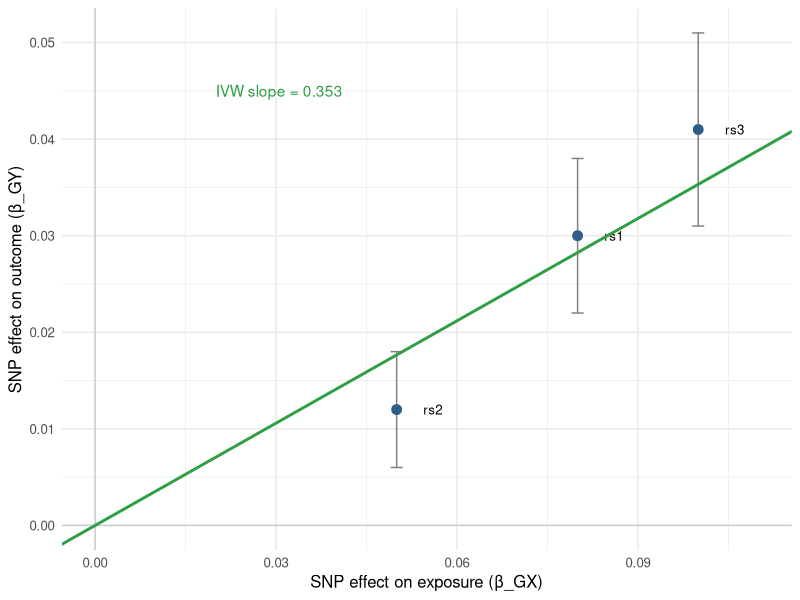
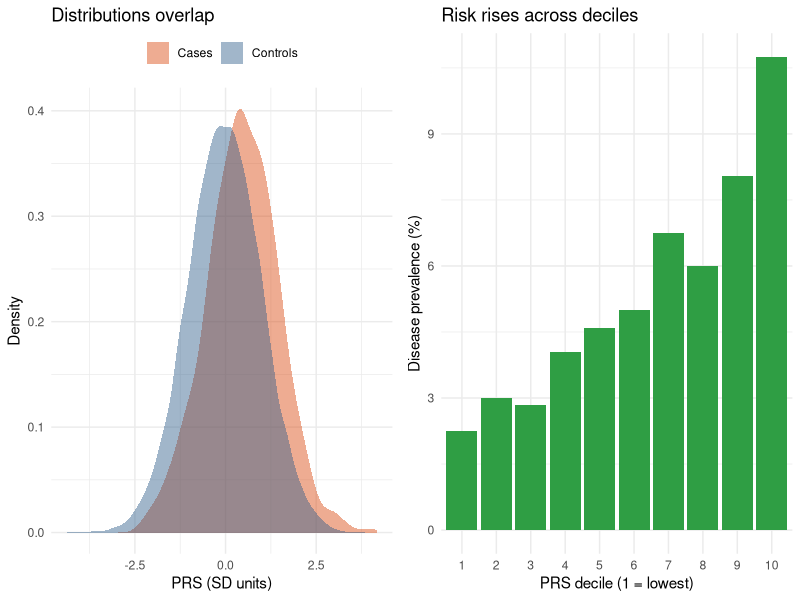

The R source for these figures, in order:
## ---- chunk 1
#| include: false
library(ggplot2)
## ---- chunk 2
#| echo: false
#| fig-width: 6
#| fig-height: 3.8
#| fig-cap: "The slides' three SNPs as an MR scatter plot (±1 SE of the outcome). The IVW estimate is the slope of the weighted line through the origin."
slide_snps <- data.frame(
  snp = c("rs1", "rs2", "rs3"),
  beta_exposure = c(0.08, 0.05, 0.10),
  beta_outcome  = c(0.030, 0.012, 0.041),
  se_outcome    = c(0.008, 0.006, 0.010)
)
ivw_slope <- sum(slide_snps$beta_exposure * slide_snps$beta_outcome / slide_snps$se_outcome^2) /
  sum(slide_snps$beta_exposure^2 / slide_snps$se_outcome^2)
ggplot(slide_snps, aes(beta_exposure, beta_outcome)) +
  geom_hline(yintercept = 0, colour = "grey80") +
  geom_vline(xintercept = 0, colour = "grey80") +
  geom_errorbar(aes(ymin = beta_outcome - se_outcome, ymax = beta_outcome + se_outcome),
                width = 0.002, colour = "grey50") +
  geom_point(size = 3, colour = "#2f5d8a") +
  geom_text(aes(label = snp), nudge_x = 0.006, size = 3.4) +
  geom_abline(intercept = 0, slope = ivw_slope, colour = "#2f9e44", linewidth = 1) +
  annotate("text", x = 0.02, y = 0.045, hjust = 0, colour = "#2f9e44",
           label = paste0("IVW slope = ", round(ivw_slope, 3))) +
  expand_limits(x = c(0, 0.11), y = c(0, 0.05)) +
  labs(x = "SNP effect on exposure (β_GX)", y = "SNP effect on outcome (β_GY)") +
  theme_minimal(base_size = 12)
## ---- chunk 3
#| echo: false
#| fig-width: 8
#| fig-height: 3.4
#| fig-cap: "Simulated data (not from the slides). Left: the PRS distributions of cases and controls overlap heavily, so the score cannot sort individuals well on its own. Right: yet disease prevalence rises steeply across PRS deciles, so the score does separate groups."
set.seed(520)
n_people   <- 20000
prs        <- rnorm(n_people)                    # standardized PRS (mean 0, SD 1)
log_odds   <- -3 + 0.5 * prs                     # OR ≈ 1.65 per SD of PRS
has_disease <- rbinom(n_people, 1, plogis(log_odds))

panel_left <- data.frame(prs = prs,
                         group = ifelse(has_disease == 1, "Cases", "Controls"))
decile     <- cut(prs, quantile(prs, 0:10 / 10), include.lowest = TRUE, labels = 1:10)
panel_right <- data.frame(decile = factor(1:10),
                          prevalence = tapply(has_disease, decile, mean))

p_left <- ggplot(panel_left, aes(prs, fill = group)) +
  geom_density(alpha = 0.45, colour = NA) +
  scale_fill_manual(values = c(Cases = "#d9480f", Controls = "#2f5d8a"), name = NULL) +
  labs(x = "PRS (SD units)", y = "Density", title = "Distributions overlap") +
  theme_minimal(base_size = 11) + theme(legend.position = "top")

p_right <- ggplot(panel_right, aes(decile, 100 * prevalence)) +
  geom_col(fill = "#2f9e44") +
  labs(x = "PRS decile (1 = lowest)", y = "Disease prevalence (%)", title = "Risk rises across deciles") +
  theme_minimal(base_size = 11)

gridExtra_available <- requireNamespace("gridExtra", quietly = TRUE)
if (gridExtra_available) {
  gridExtra::grid.arrange(p_left, p_right, ncol = 2)
} else {
  print(p_left); print(p_right)
}
